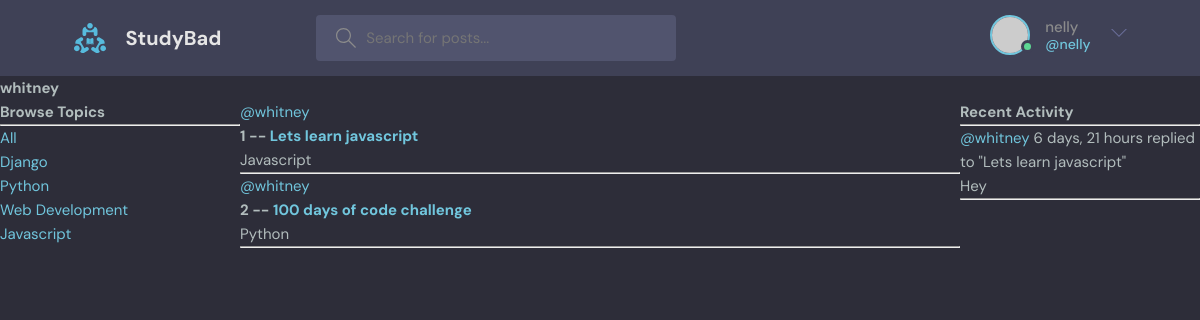
The app's page /profile/1 (signed in) with its own data.
### base/models.py (models this page shows, shortened)
class Topic(models.Model):
    name = models.CharField(max_length=200)

class Room(models.Model):
    host = models.ForeignKey(User, on_delete=models.SET_NULL, null=True)
    topic =  models.ForeignKey(Topic, on_delete=models.SET_NULL, null=True)
    name = models.CharField(max_length=200)
    description = models.TextField(null=True, blank=True)
    participants = models.ManyToManyField(User, related_name='participants', blank=True)
    updated = models.DateTimeField(auto_now=True)
    created = models.DateTimeField(auto_now_add=True)
    class Meta:
        ordering = ['-updated', '-created']
    def __str__(self):
        return self.name

class Message(models.Model):
    user = models.ForeignKey(User, on_delete=models.CASCADE)
    room = models.ForeignKey(Room, on_delete=models.CASCADE)
    body = models.TextField()
    updated = models.DateTimeField(auto_now=True)
    created = models.DateTimeField(auto_now_add=True)
    class Meta:
        ordering = ['-updated', '-created']
    def __str__(self):
        return self.body[0:50]

### base/views.py (the view)
# urls.py: path('profile/<str:pk>', views.userProfile, name="user-profile"),
def userProfile(request, pk):
    user = User.objects.get(id=pk)
    rooms = user.room_set.all()
    room_messages = user.message_set.all()
    topics = Topic.objects.all()
    context = {'user': user, 'rooms': rooms,
                'room_messages': room_messages, 'topics':topics}
    return render(request, 'base/profile.html', context)

### base/templates/base/profile.html (shortened to what this page needs)
{% extends 'main.html' %}
{% block content %}
<h1>{{user.username}}</h1>
<div class="profile-container">
    <div>
        {% include 'base/topics_component.html' %}
    </div>
    <div>
        {% include 'base/feed_component.html' %}
    </div>
    <div>
        {% include 'base/activity_component.html' %}
    </div>
</div>
{% endblock content %}

### templates/navbar.html (shortened to what this page needs)
{% load static %}
<header class="header header--loggedIn">
    <div class="container">
      <a href="{% url 'home' %}" class="header__logo">
        <img src="{% static  'images/logo.svg' %}" />
        <h1>StudyBad</h1>
      </a>
      <form class="header__search" method="GET" action="{% url 'home' %}">
        <label>
          <input name="q" placeholder="Search for posts..." />
        </label>
      </form>
      <nav class="header__menu">
        {% if request.user.is_authenticated %}
        <div class="header__user">
          <a href="profile.html">
            <div class="avatar avatar--medium active">
              <img src="https://randomuser.me/api/portraits/men/37.jpg" />
            </div>
            <p>{{request.user.username}}<span>@{{request.user.username}}</span></p>
          </a>
          <button class="dropdown-button">
            <svg version="1.1" xmlns="http://www.w3.org/2000/svg" width="32" height="32" viewBox="0 0 32 32">
              <title>chevron-down</title>
              <path d="M16 21l-13-13h-3l16 16 16-16h-3l-13 13z"></path>
            </svg>
          </button>
        </div>
        {% else %}
        <a href="{% url 'login' %}">
          <img src="./assets/avatar.svg" />
          <p>Login</p>
        </a>
    {% endif %}
      </nav>
    </div>
  </header>

### base/templates/base/topics_component.html
<h3>Browse Topics</h3>
<hr>
<div>
    <a href="{% url 'home' %}">All</a>
</div>
{% for topic in topics %}
<div>
    <a href="{% url 'home' %}?q={{topic.name}}">{{topic.name}}</a>
</div>
{% endfor %}

### base/templates/base/feed_component.html (shortened to what this page needs)
<div>
    {% for room in rooms%}
    <div>
        <a href="{% url 'user-profile' room.host.id %}">@{{room.host.username}}</a>
        <h5>{{room.id}} -- <a href="/room/{{room.id}}">{{room.name}}</a></h5>
        <small>{{room.topic.name}}</small>
        <hr>
    </div>
    {% endfor %}
</div>

### base/templates/base/activity_component.html (shortened to what this page needs)
<h3>Recent Activity</h3>
<hr />
{% for message in room_messages %}
<div>
  <small><a href="{% url 'user-profile' message.user.id %}">@{{message.user}}</a> {{message.created|timesince}}</small>
  <small>replied to "{{message.room}}"</small>
  <p>{{message}}</p>
  <hr />
</div>
{% endfor %}

### static/styles/style.css (style rules this page uses)
:root { --color-main: #71c6dd; --color-main-light: #e1f6fb; --color-dark: #3f4156; --color-dark-medium: #51546e; --color-dark-light: #696d97; --color-light: #e5e5e5; --color-gray: #8b8b8b; --color-light-gray: #b2bdbd; --color-bg: #2d2d39; --color-success: #5dd693; --color-error: #fc4b0b; }
* { font-family: "DM Sans", -apple-system, BlinkMacSystemFont, "Segoe UI", Roboto, Oxygen, Ubuntu, Cantarell, "Open Sans", "Helvetica Neue", sans-serif; margin: 0; padding: 0; box-sizing: border-box; text-rendering: optimizeLegibility; font-size: inherit; }
html { font-size: 56.25%; }
@media only screen and (min-width: 1200px) { html { font-size: 62.5%; } }
body { line-height: 1.6; font-weight: 400; font-size: 1.5rem; color: var(--color-light-gray); background-color: var(--color-bg); min-height: 100vh; }
img { width: 100%; }
a { display: inline-block; color: var(--color-main); text-decoration: none; }
.container { max-width: 120rem; width: 90%; margin: auto; }
.avatar { position: relative; display: inline-block; border-radius: 50%; border: 2px solid var(--color-main); }
.avatar img { display: block; border-radius: 50%; object-fit: cover; object-position: center; }
.avatar::after { content: ""; display: block; position: absolute; background-color: var(--color-gray); z-index: 111; border-radius: 50%; border: 0.3rem solid var(--color-dark); }
.avatar.active::after { background-color: var(--color-success); }
.avatar.avatar--medium img { width: 3.6rem; height: 3.6rem; border-radius: 50%; }
.avatar.avatar--medium:after { width: 0.7rem; height: 0.7rem; bottom: 0px; right: -6px; }
.header { padding: 1.5rem; background-color: var(--color-dark); }
.header > .container { display: flex; gap: 9.5rem; }
.header__logo, .header__user { display: flex; gap: 2rem; align-items: center; }
.header__logo > img { height: 3.2rem; width: 3.2rem; }
.header__logo > h1 { font-weight: 700; font-size: 2rem; color: var(--color-light); }
.header__search > label { background-color: var(--color-dark-medium); padding: 1.3rem 1rem; display: flex; align-items: center; gap: 1rem; border-radius: 4px; }
.header__search svg { fill: var(--color-gray); width: 2rem; height: 2rem; margin-left: 1rem; }
.header__search input { width: 30rem; background: transparent; border: none; outline: none; color: var(--color-light); }
.header__menu { margin-left: auto; position: relative; }
.header__menu a { display: flex; gap: 1.5rem; align-items: center; font-weight: 500; text-decoration: none; color: var(--color-gray); }
.header__menu img { height: 3.6rem; }
.header__menu p { line-height: 1.2; }
.header__menu span { color: var(--color-main); font-weight: 500; font-size: 1.4rem; display: block; }
.header__menu svg { width: 1.6rem; height: 1.6rem; fill: var(--color-dark-light); }
.dropdown-button { background: transparent; border: 0; outline: 0; cursor: pointer; }

### base/templates/base/profile.html (style rules this page uses)
.profile-container { display: grid; grid-template-columns: 1fr 3fr 1fr; }

### records on screen
Topic: name "Django"
Topic: name "Python"
Topic: name "Web Development"
Topic: name "Javascript"
Room: host.username "whitney", id "1", name "Lets learn javascript", topic.name "Javascript"
Room: host.username "whitney", id "2", name "100 days of code challenge", topic.name "Python"
Message: user "whitney", created "6 days, 21 hours", room "Lets learn javascript", body "Hey"

### other values on screen
{{ request.user.username }} "nelly"
{{ user.username }} "whitney"
